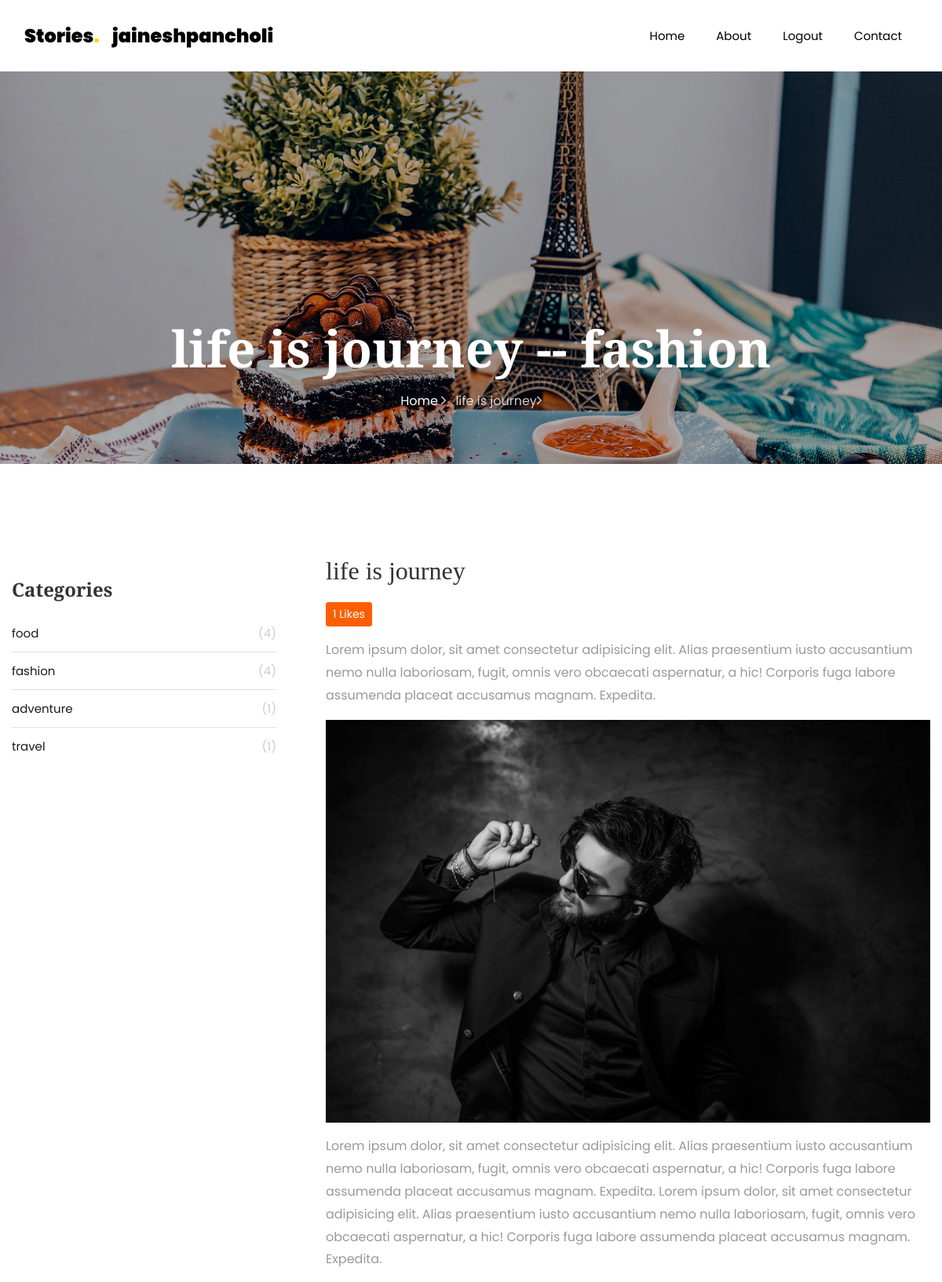
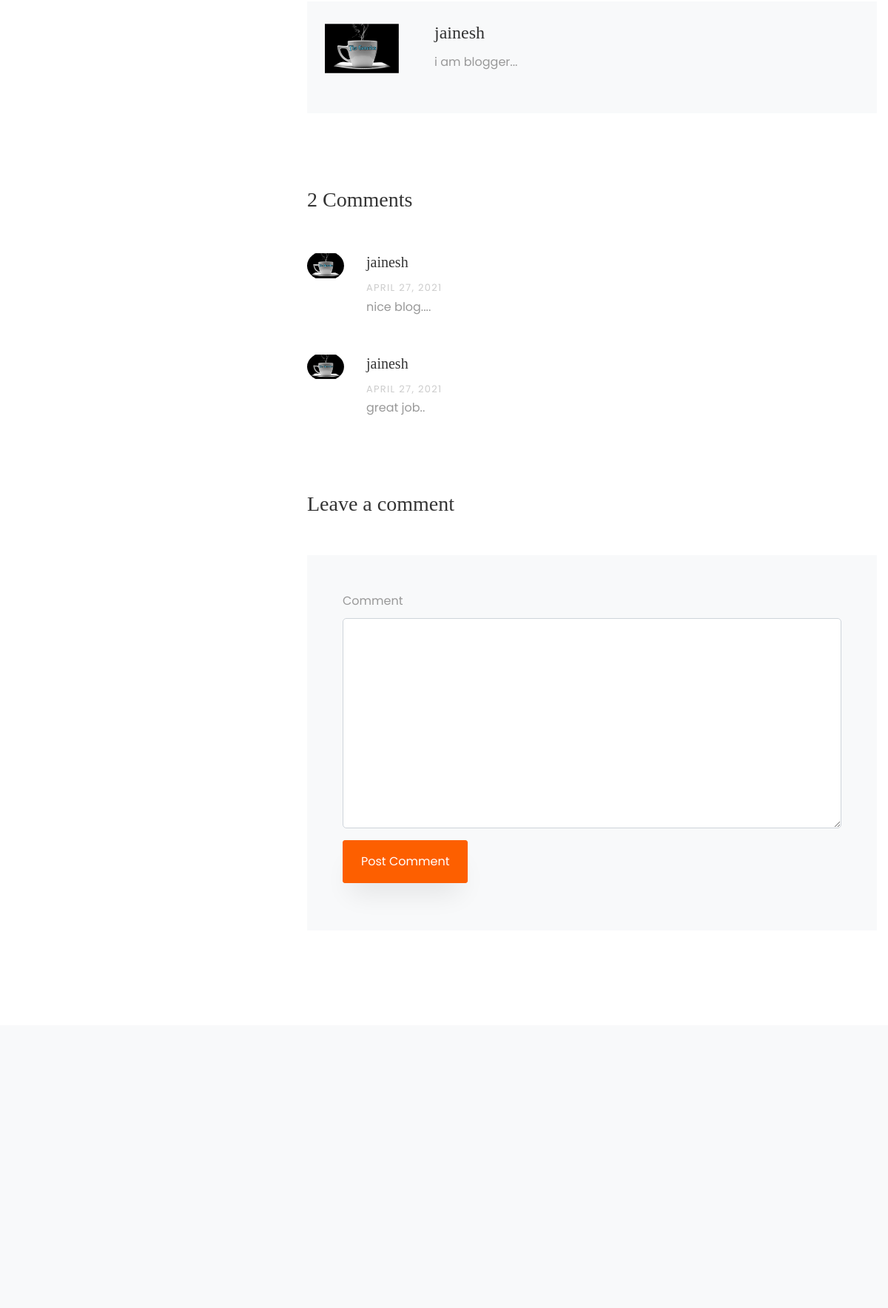
/blog_detail/1/ (signed in, upper part), run on the app's committed database (2 pictures, top to bottom).
### blogapp/models.py (models this page shows, shortened)
class BlogModel(models.Model):
    category = models.ForeignKey(Category, on_delete=models.CASCADE, null=True)
    usr = models.ForeignKey(User, on_delete=models.CASCADE, null=True)
    title = models.CharField(max_length=100, null=True)
    short = models.TextField(null=True)
    long = models.TextField(null=True)
    image = models.FileField(null=True)
    date = models.DateField(null=True)

class Category(models.Model):
     name = models.CharField(max_length=100, null=True)

class UserDetail(models.Model):
    usr = models.ForeignKey(User,on_delete=models.CASCADE,null=True)
    userimage = models.FileField(null=True)
    aboutyou = models.TextField(null=True)

class CommentBLog(models.Model):
    blog = models.ForeignKey(BlogModel,on_delete=models.CASCADE,null=True)
    usr = models.ForeignKey(UserDetail,on_delete=models.CASCADE,null=True)
    comment = models.TextField(null=True)
    commentdate = models.DateField(null=True)

### blogapp/views.py (the view)
# urls.py: path('blog_detail/<int:bid>/', BlogDetail, name="detail"),
def BlogDetail(request, bid):
    blog = BlogModel.objects.get(id = bid)
    usrdetail = UserDetail.objects.get(usr = blog.usr)
    allcomments = CommentBLog.objects.filter(blog = blog)
    allcategory = Category.objects.all()
    d = { "blog":blog, "user":usrdetail, "allcategory":allcategory, "allcomments":allcomments }
    return render(request, 'single.html', d)

### blogapp/templates/single.html (shortened to what this page needs)
<html>
  <head>
  </head>
</html>
{% extends 'nav-footer.html'%}
	{% load static %}
	{% block sectionData %}
    <section class="hero-wrap hero-wrap-2" style="background-image: url({% static 'images/bg_4.jpg' %});">
      <div class="overlay"></div>
      <div class="container">
        <div class="row no-gutters slider-text align-items-end justify-content-center">
          <div class="col-md-9 ftco-animate pb-5 text-center">
            <h1 class="mb-3 bread">{{ blog.title}} -- {{ blog.category.name }}</h1>
            <p class="breadcrumbs"><span class="mr-2"><a href="{% url 'home' %}">Home <i class="ion-ios-arrow-forward"></i></a></span> <span>{{ blog.title }}<i class="ion-ios-arrow-forward"></i></span></p>
          </div>
        </div>
      </div>
    </section>
		<section class="ftco-section">
      <div class="container">
        <div class="row">
          <div class="col-lg-8 order-lg-last ftco-animate">
            <h2 class="mb-3">{{ blog.title }}</h2>
            <a href="{% url 'like' blog.id %}"><P><button style="color: orange;" class="btn btn-primary btn-sm">{{ blog.likeblog_set.count }} Likes</button></P></a>
            <p>{{ blog.short }}</p>
            <p>
              <img src="{{ blog.image.url }}" alt="" class="img-fluid">
            </p>
            <p>{{ blog.long }}</p>
            <div class="about-author d-flex p-4 bg-light">
              <div class="bio mr-5">
                <img src="{{ user.userimage.url }}" alt="Image placeholder" class="img-fluid mb-4" height="100px" width="100px">
              </div>
              <div class="desc">
                <h3>{{ blog.usr.first_name }}</h3>
                <p>{{ user.aboutyou }}</p>
              </div>
            </div>
            <div class="pt-5 mt-5">
              <h3 class="mb-5">{{ blog.commentblog_set.count }} Comments</h3>
              <ul class="comment-list">
                {% for i in allcomments %}
                <li class="comment">
                  <div class="vcard bio">
                    <img src="{{ i.usr.userimage.url }}" alt="Image placeholder">
                  </div>
                  <div class="comment-body">
                    <h3>{{ i.usr.usr.first_name }}</h3>
                    <div class="meta">{{ i.commentdate }}</div>
                    <p>{{ i.comment }}</p>
                  </div>
                </li>
                {% endfor %}
              </ul>
              {% if request.user.is_authenticated %}
              <div class="comment-form-wrap pt-5">
                <h3 class="mb-5">Leave a comment</h3>
                <form action="{% url 'comment' blog.id %}" class="p-5 bg-light" method="POST">
                  <div class="form-group">
                    <label for="message">Comment</label>
                    <textarea name="comment" id="message" cols="30" rows="10" class="form-control"></textarea>
                  </div>
                  <div class="form-group">
                    <input type="submit" value="Post Comment" class="btn py-3 px-4 btn-primary">
                  </div>
                </form>
              </div>
              {% endif %}
            </div>
          </div>
          <div class="col-lg-4 sidebar pr-lg-5 ftco-animate">
            <div class="sidebar-box ftco-animate">
              <ul class="categories">
                <h3 class="heading mb-4">Categories</h3>
                {% for i in allcategory %}
                <li><a href="{% url 'cateblog' i.id %}">{{ i.name }}<span>({{ i.blogmodel_set.count }})</span></a></li>
                {% endfor %}
              </ul>
            </div>
          </div>
        </div>
      </div>
    </section>
		<section class="ftco-subscribe ftco-section bg-light">
      <div class="overlay">
        <div class="container">
          <div class="row d-flex justify-content-center">
          </div>
        </div>
      </div>
    </section>
{% endblock %}

### blogapp/templates/nav-footer.html (shortened to what this page needs)
<!DOCTYPE html>
<html lang="en">
  <head>
	  {% load static %}
    <link rel="stylesheet" href="{% static 'css/open-iconic-bootstrap.min.css' %}">
    <link rel="stylesheet" href="{% static 'css/animate.css' %}">
    <link rel="stylesheet" href="{% static 'css/owl.carousel.min.css' %}">
    <link rel="stylesheet" href="{% static 'css/owl.theme.default.min.css' %}">
    <link rel="stylesheet" href="{% static 'css/magnific-popup.css' %}">
    <link rel="stylesheet" href="{% static 'css/aos.css' %}">
    <link rel="stylesheet" href="{% static 'css/ionicons.min.css' %}">
    <link rel="stylesheet" href="{% static 'css/flaticon.css' %}">
    <link rel="stylesheet" href="{% static 'css/icomoon.css' %}">
    <link rel="stylesheet" href="{% static 'css/style.css' %}">
  </head>
  <body>
	  <nav class="navbar navbar-expand-lg navbar-dark bg-dark ftco-navbar-light" id="ftco-navbar">
	    <div class="container">
	      <a class="navbar-brand" href="">Stories<span>.</span></a><a class="navbar-brand" href="{% url 'userpanel' %}">{{ request.user.username }}</a>
	      <div class="collapse navbar-collapse" id="ftco-nav">
	        <ul class="navbar-nav ml-auto">
	          <li class="nav-item"><a href="{% url 'home' %}" class="nav-link">Home</a></li>
	          <li class="nav-item"><a href="{% url 'about' %}" class="nav-link">About</a></li>
              {% if not request.user.is_authenticated %}
                <li class="nav-item"><a href="{% url 'login' %}" class="nav-link">Login</a></li>
                <li class="nav-item"><a href="{% url 'signup' %}" class="nav-link">Sign Up</a></li>
              {% else %}
                <li class="nav-item"><a href="{% url 'logout' %}" class="nav-link">Logout</a></li>
              {% endif %}
	          <li class="nav-item"><a href="{% url 'contact' %}" class="nav-link">Contact</a></li>
	        </ul>
	      </div>
	    </div>
	  </nav>
{% block sectionData %}
{% endblock %}
    </body>
  </html>

### data on the page
BlogModel: title "life is journey", category.name "fashion", likeblog_set.count "1", short "Lorem ipsum dolor, sit amet consectetur adipisicing elit. Alias praesentium iusto accusantium nemo nulla laboriosam, fugit, omnis vero obcaecati aspernatur, a hic! Corporis fuga labore assumenda placeat accusamus magnam. Expedita.", image (picture), long "Lorem ipsum dolor, sit amet consectetur adipisicing elit. Alias praesentium iusto accusantium nemo nulla laboriosam, fugit, omnis vero obcaecati aspernatur, a hic! Corporis fuga labore assumenda placeat accusamus magnam. Expedita. Lorem ipsum dolor, sit amet consectetur adipisicing elit. Alias praesentium iusto accusantium nemo nulla laboriosam, fugit, omnis vero obcaecati aspernatur, a hic! Corporis fuga labore assumenda placeat accusamus magnam. Expedita.", usr.first_name "jainesh", commentblog_set.count "2"
UserDetail: userimage (picture), aboutyou "i am blogger..."
CommentBLog: usr.userimage (picture), usr.usr.first_name "jainesh", commentdate "APRIL 27, 2021", comment "nice blog...."
CommentBLog: usr.userimage (picture), usr.usr.first_name "jainesh", commentdate "APRIL 27, 2021", comment "great job.."
Category: name "food", blogmodel_set.count "4"
Category: name "fashion", blogmodel_set.count "4"
Category: name "adventure", blogmodel_set.count "1"
Category: name "travel", blogmodel_set.count "1"

### other printed values
{{ request.user.username }} "jaineshpancholi"
